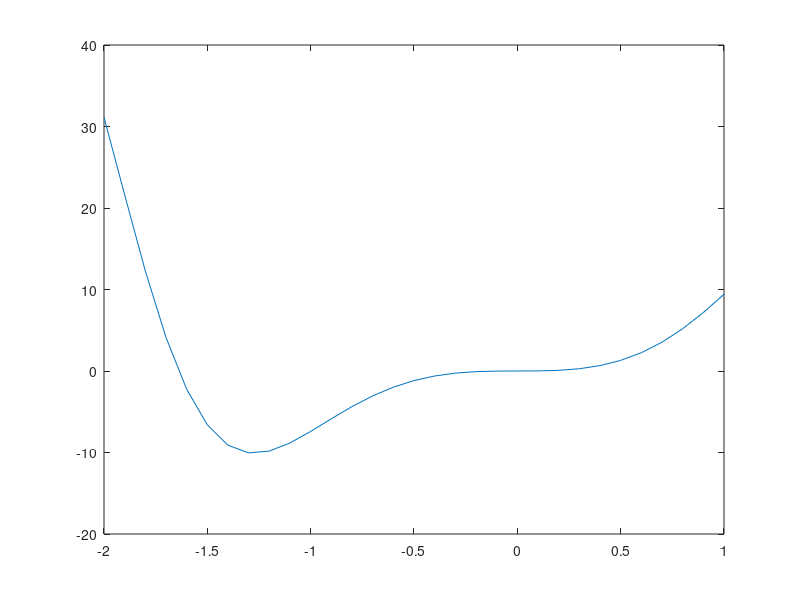

Recreate this plot in MATLAB.
clear all; close all; clc

x = -2:0.1:1;
f = x.^4+10*x.*sin(x.^2); % define function
plot(x,f)

a = -2; b = 1;             % intervals
c = (-1+sqrt(5))/2;        % formaula for c

x1 = (c * a) + (1 - c) * b; % find x1 using a,b,c
x2 = (1 - c) * a + c * b;   % find x2 using a,b,c

f1 = x1^4+10*x1*sin(x1^2);  % value of function at x1
f2 = x2^4+10*x2*sin(x2^2);  % value of function at x2

for j = 1:100
    
    if f1<f2                % condition statement 
        b = x2; x2 = x1;f2 = f1; % right hand limit,b, becomes x2,
        x1 = c*a+(1-c)*b;
        f1 = x1^4+10*x1*sin(x1^2);
    else
        a = x1; x1 = x2; f1 = f2;
        x2 = (1-c)*a+c*b;
        f2 = x2^4+10*x2*sin(x2^2);
    end

    if b-a < 10^(-6)  % break the function when this difference is smaller than 10^(-6)
        break
    end
    
    
end

a
j
